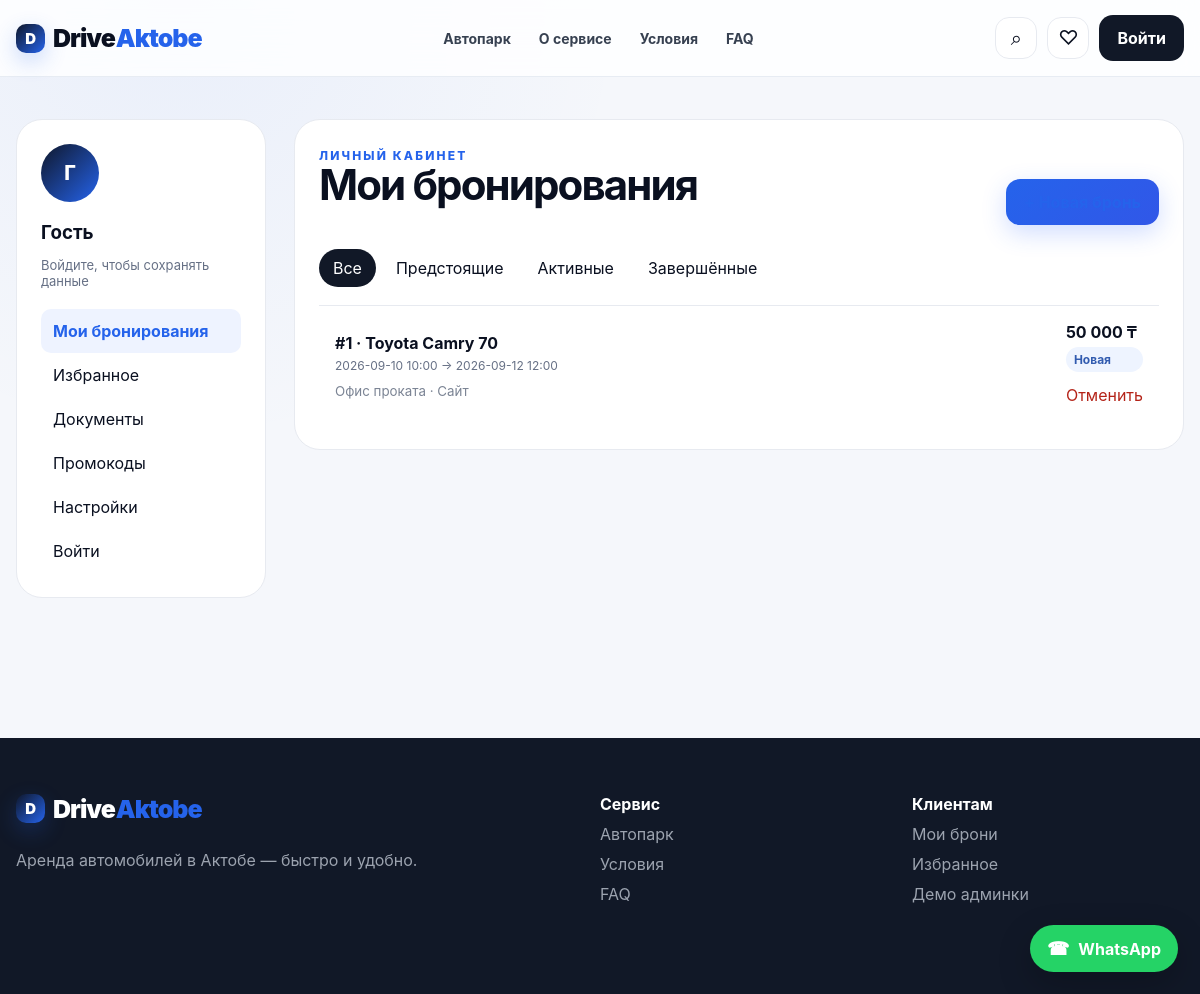
/profile, run on the app's committed database.
### tables this page shows
CREATE TABLE bookings(id INTEGER PRIMARY KEY AUTOINCREMENT,car_id INTEGER,car_name TEXT,city TEXT,pickup_date TEXT,pickup_time TEXT,return_date TEXT,return_time TEXT,customer_name TEXT,phone TEXT,email TEXT,pickup_location TEXT,extras TEXT,total INTEGER,status TEXT DEFAULT 'Новая',source TEXT DEFAULT 'Сайт',created_at TEXT, user_id INTEGER, promo_code TEXT);

### app.py (the view)
@app.get('/profile', response_class=HTMLResponse, name='profile')
def profile(request:Request,section:str='bookings',status:str=''):
    user=current_user(request)
    c=db()
    if user:
        q='SELECT * FROM bookings WHERE user_id=?'; args=[user['id']]
        if status: q+=' AND status=?'; args.append(status)
        bookings=c.execute(q+' ORDER BY id DESC',args).fetchall(); docs=c.execute('SELECT * FROM documents WHERE user_id=? ORDER BY id DESC',(user['id'],)).fetchall()
    else:
        bookings=c.execute('SELECT * FROM bookings ORDER BY id DESC LIMIT 8').fetchall(); docs=[]
    promos=c.execute('SELECT * FROM promos WHERE active=1 ORDER BY id DESC').fetchall(); c.close()
    return templates.TemplateResponse(request=request,name='profile.html',context=ctx(request,bookings=bookings,documents=docs,promos=promos,section=section,status_filter=status))

### templates/profile.html (shortened to what this page needs)
{% extends 'base.html' %}{% block content %}<section class="container profile-page"><aside class="profile-side"><div class="avatar">{{ (user.name[0] if user and user.name else 'Г')|upper }}</div><h3>{{ user.name if user else 'Гость' }}</h3><p>{{ user.phone if user else 'Войдите, чтобы сохранять данные' }}</p><nav><a class="{% if section=='bookings' %}active{% endif %}" href="/profile?section=bookings">Мои бронирования</a><a href="{{ url_for('favorites') }}">Избранное</a><a class="{% if section=='documents' %}active{% endif %}" href="/profile?section=documents">Документы</a><a class="{% if section=='promos' %}active{% endif %}" href="/profile?section=promos">Промокоды</a><a class="{% if section=='settings' %}active{% endif %}" href="/profile?section=settings">Настройки</a>{% if user %}<a href="{{ url_for('logout') }}">Выйти</a>{% else %}<a href="{{ url_for('login') }}">Войти</a>{% endif %}</nav></aside><div class="profile-main">
{% if section=='bookings' %}<div class="section-head"><div><span class="eyebrow">ЛИЧНЫЙ КАБИНЕТ</span><h1>Мои бронирования</h1></div><a class="btn btn-primary" href="{{ url_for('catalog') }}">+ Новая бронь</a></div><div class="tabs"><a class="{% if not status_filter %}active{% endif %}" href="/profile?section=bookings">Все</a><a class="{% if status_filter=='Подтверждена' %}active{% endif %}" href="/profile?section=bookings&status=Подтверждена">Предстоящие</a><a class="{% if status_filter=='Машина выдана' %}active{% endif %}" href="/profile?section=bookings&status=Машина выдана">Активные</a><a class="{% if status_filter=='Завершена' %}active{% endif %}" href="/profile?section=bookings&status=Завершена">Завершённые</a></div>{% for b in bookings %}<div class="booking-item"><div><b>#{{ b.id }} · {{ b.car_name }}</b><span>{{ b.pickup_date }} {{ b.pickup_time }} → {{ b.return_date }} {{ b.return_time }}</span><small>{{ b.pickup_location }} · {{ b.source }}</small></div><div><b>{{ '{:,}'.format(b.total).replace(',', ' ') }} ₸</b><span class="status">{{ b.status }}</span>{% if b.status not in ['Завершена','Отменена','Машина выдана'] %}<form method="post" action="{{ url_for('cancel_booking',booking_id=b.id) }}" onsubmit="return confirm('Отменить бронь #{{ b.id }}?')"><button class="link-danger">Отменить</button></form>{% endif %}</div></div>{% else %}<div class="empty">Пока нет бронирований. <a href="{{ url_for('catalog') }}">Выбрать авто</a></div>{% endfor %}
{% endif %}
</div></section>{% endblock %}

### static/css/style.css (style rules this page uses)
:root { --bg:#f6f7fb;--card:#fff;--ink:#111827;--muted:#6b7280;--line:#e5e7eb;--blue:#2f66ff;--blue2:#1845d8;--soft:#eef3ff;--shadow:0 18px 60px rgba(17,24,39,.08);--radius:22px }
* { box-sizing:border-box }
html { scroll-behavior:smooth }
body { margin:0;font-family:Inter,ui-sans-serif,system-ui,-apple-system,BlinkMacSystemFont,"Segoe UI",sans-serif;color:var(--ink);background:var(--bg) }
a { color:inherit;text-decoration:none }
button,input,select { font:inherit }
.container { width:min(1180px,calc(100% - 32px));margin:auto }
.btn { border:0;border-radius:14px;padding:13px 18px;font-weight:750;cursor:pointer;display:inline-flex;align-items:center;justify-content:center;gap:8px }
.btn-primary { background:var(--blue);color:white;box-shadow:0 8px 24px rgba(47,102,255,.22) }
.eyebrow { font-size:12px;font-weight:850;letter-spacing:.18em;color:var(--blue);margin-bottom:12px }
.hero h1,.page-hero h1,.detail-page h1,.booking-page h1,.text-page h1,.profile-main h1,.admin-heading h1 { font-size:clamp(34px,5vw,68px);line-height:.98;letter-spacing:-.045em;margin:0 0 20px }
.section-head { display:flex;align-items:end;justify-content:space-between;margin-bottom:24px;gap:20px }
.section-head>a { color:var(--blue);font-weight:750 }
.profile-page { padding:42px 0 80px;display:grid;grid-template-columns:250px 1fr;gap:28px }
.profile-side,.profile-main { background:white;border:1px solid var(--line);border-radius:20px;padding:24px;height:max-content }
.avatar { width:58px;height:58px;border-radius:50%;display:grid;place-items:center;background:#111827;color:white;font-weight:850;font-size:20px }
.profile-side h3 { margin-bottom:3px }
.profile-side p { color:var(--muted);font-size:13px }
.profile-side nav { display:flex;flex-direction:column;margin-top:20px }
.profile-side nav a { padding:12px;border-radius:10px }
.profile-side nav a.active { background:var(--soft);color:var(--blue);font-weight:750 }
.profile-main h1 { font-size:42px }
.tabs { display:flex;gap:6px;margin-bottom:18px }
.tabs .active { background:#111827;color:white }
.booking-item { display:flex;justify-content:space-between;align-items:center;padding:16px;border-top:1px solid var(--line) }
.booking-item>div { display:flex;flex-direction:column;gap:5px }
.booking-item span { font-size:12px;color:var(--muted) }
.status { display:inline-block;font-size:11px;font-weight:750;padding:6px 9px;border-radius:999px;background:#eef2ff;color:#4338ca }
.profile-side nav a { cursor:pointer }
.tabs a { display:inline-flex;padding:9px 14px;border-radius:999px;text-decoration:none;color:inherit }
.tabs a.active { background:#111827;color:#fff }
.link-danger { border:0;background:none;color:#b42318;padding:4px 0;cursor:pointer }
.booking-item small { display:block;color:#7b8494;margin-top:5px }
.booking-item form { margin-top:4px }
:root { --ink:#0a1020;--muted:#667085;--line:#e7eaf0;--blue:#2563eb;--blue2:#1748c9;--violet:#6d5dfc;--bg:#f5f7fb;--shadow:0 24px 70px rgba(15,23,42,.10) }
body { background:radial-gradient(circle at 15% 0%,rgba(37,99,235,.055),transparent 28rem),var(--bg) }
.btn,.icon-btn,.car-card,.quick-cats a,.benefits>div,.panel,.stat { transition:transform .22s ease,box-shadow .22s ease,border-color .22s ease,background .22s ease }
.booking-form,.auth-card,.profile-main,.profile-side,.summary-card { border-radius:26px }
.avatar { background:linear-gradient(135deg,#0f172a,#2563eb)!important;color:#fff }
.status { border-radius:999px!important;padding:5px 8px!important;background:#eef4ff!important;color:#315baf!important;font-weight:750 }
.btn-primary { background:linear-gradient(135deg,#2563eb,#3157e8) }

### data on the page
bookings: id "1", car_name "Toyota Camry 70", pickup_date "2026-09-10", pickup_time "10:00", return_date "2026-09-12", return_time "12:00", pickup_location "Офис проката", source "Сайт", total "50 000", status "Новая"

### other printed values
{{ (user.name[0] if user and user.name else 'Г')|upper }} "Г"
{{ user.name if user else 'Гость' }} "Гость"
{{ user.phone if user else 'Войдите, чтобы сохранять данные' }} "Войдите, чтобы сохранять данные"
